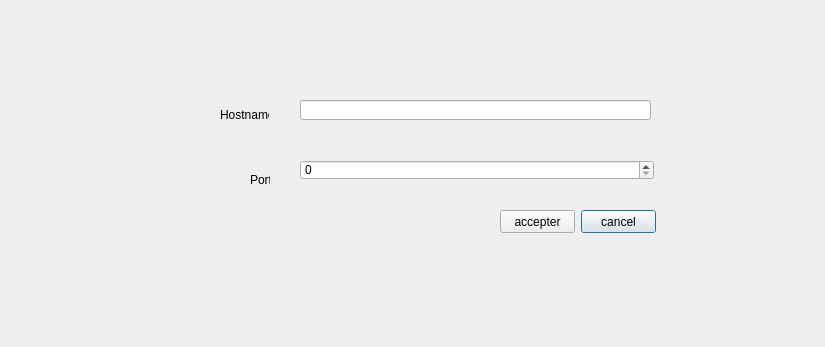
<?xml version="1.0" encoding="UTF-8"?>
<ui version="4.0">
 <class>DuMessengerConnectionDialog</class>
 <widget class="QDialog" name="DuMessengerConnectionDialog">
  <property name="geometry">
   <rect>
    <x>0</x>
    <y>0</y>
    <width>825</width>
    <height>347</height>
   </rect>
  </property>
  <property name="windowTitle">
   <string>Dialog</string>
  </property>
  <widget class="QLineEdit" name="hostname">
   <property name="geometry">
    <rect>
     <x>300</x>
     <y>100</y>
     <width>351</width>
     <height>20</height>
    </rect>
   </property>
  </widget>
  <widget class="QSpinBox" name="port">
   <property name="geometry">
    <rect>
     <x>300</x>
     <y>160</y>
     <width>354</width>
     <height>20</height>
    </rect>
   </property>
   <property name="maximum">
    <number>999999999</number>
   </property>
  </widget>
  <widget class="QPushButton" name="pb_cancel">
   <property name="geometry">
    <rect>
     <x>581</x>
     <y>210</y>
     <width>75</width>
     <height>23</height>
    </rect>
   </property>
   <property name="text">
    <string>cancel</string>
   </property>
  </widget>
  <widget class="QPushButton" name="pb_accepter">
   <property name="geometry">
    <rect>
     <x>500</x>
     <y>210</y>
     <width>75</width>
     <height>23</height>
    </rect>
   </property>
   <property name="text">
    <string>accepter</string>
   </property>
  </widget>
  <widget class="QLabel" name="label_2">
   <property name="geometry">
    <rect>
     <x>220</x>
     <y>100</y>
     <width>49</width>
     <height>30</height>
    </rect>
   </property>
   <property name="text">
    <string>Hostname</string>
   </property>
  </widget>
  <widget class="QLabel" name="label">
   <property name="geometry">
    <rect>
     <x>250</x>
     <y>170</y>
     <width>20</width>
     <height>20</height>
    </rect>
   </property>
   <property name="text">
    <string>Port</string>
   </property>
  </widget>
 </widget>
 <resources/>
 <connections/>
</ui>
